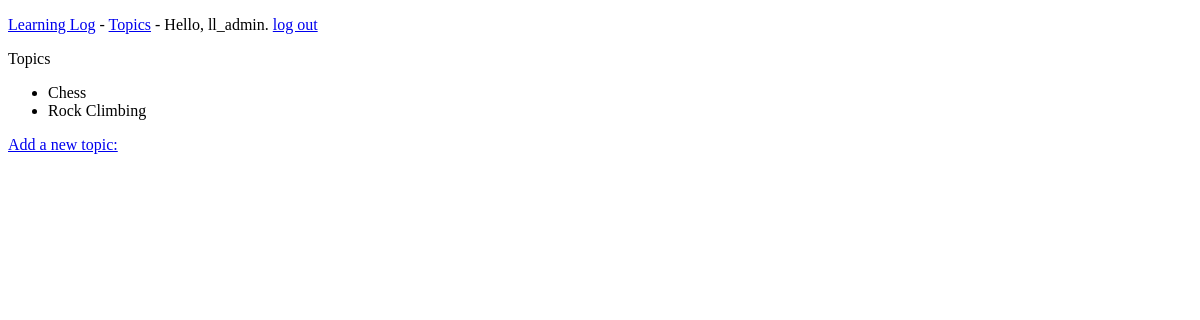
The app's page /topics/ (signed in), older data.
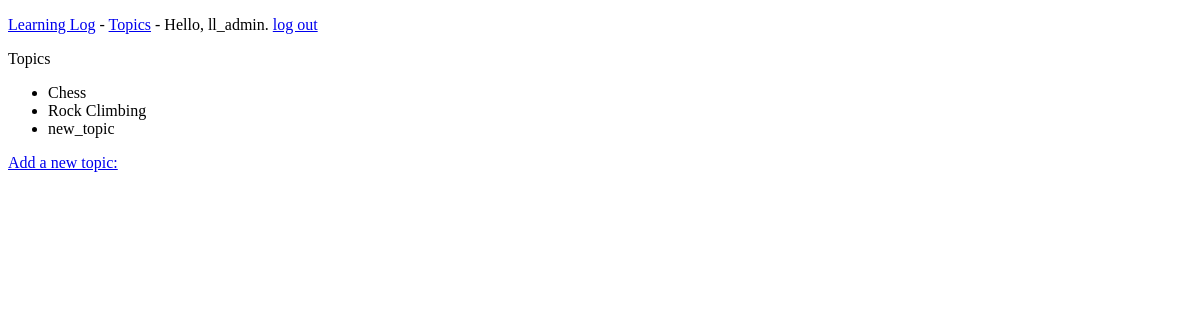
The same page, newer data.
### learning_logs/models.py (models this page shows)
class Topic(models.Model):
    text = models.CharField(max_length=200)
    date_added = models.DateTimeField(auto_now_add=True)
    ower = models.ForeignKey(User)  # 建议与模型User的外键关系
    def __str__(self):
        return self.text

### learning_logs/views.py (the view)
# urls.py: url(r'^topics/$', views.topics, name='topics'),
@login_required()
def topics(request):
    topics = Topic.objects.order_by('date_added')
    context = {'topics': topics}
    return render(request, 'learning_logs/topics.html', context)

### learning_logs/templates/learning_logs/topics.html
{% extends "learning_logs/base.html" %}
{% block content %}
  <p>Topics</p>
    <ul>
        {% for topic in topics %}
          <li>
              {{ topic }}
          </li>
        {% empty %}
          <li>No topics have been added yet.</li>
        {% endfor %}
    </ul>
    <a href="{% url 'learning_logs:new_topic' %}">Add a new topic:</a>
{% endblock content %}

Row changes from the older to the newer data that the page shows:
added Topic: text "new_topic"
